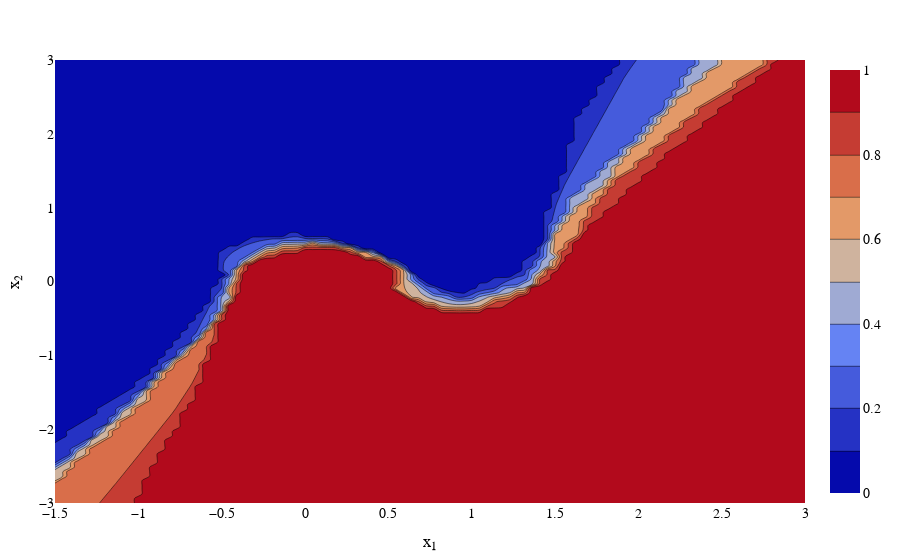

The code cell stored with this chart in its notebook:
### Markdown cell above
## Classification Visualization with a Contour Plot
For a more comprehensive visualization of the model.
One can used `heatmap` to evaluate the confidence of the model.
We use **MLJBase**'s `pdf` and `predict` to construct an array of probabilities a location is the `1` category.

**NOTE:** There is no test/train data split here.

### Code cell
using DataFrames, MLJBase, NearestNeighborModels, Random, PlotlyJS

function display_binary_probability_contour()
    Random.seed!(42) # for reproducibility
    X, y = make_moons(100; noise=0.1)
    
    knnc = KNNClassifier(weights = Inverse(); K=5)
    knnc_mach = machine(knnc, X, y)
    fit!(knnc_mach, rows=1:nrows(X))
    
    div_length=100
    x_divs = range(-1.5,stop=3,length=div_length)
    y_divs = range(-3,stop=3,length=div_length)
    
    z_values = pdf.(predict(knnc_mach, [(x1=x,x2=y) for x in x_divs for y in y_divs]),1)
    z_array = reshape(z_values, (div_length,div_length))
    prob_contour_trace = contour(x=x_divs, y=y_divs, z=z_array; colorscale="RdBu")
    
    layout = Layout(xaxis_title="x₁", yaxis_title="x₂", legend=attr(orientation='h'),
                    font=attr(family="Veranda", size=14,color="Black"))
    
    Plot([prob_contour_trace], layout)
end

display_binary_probability_contour()

### Figure 1 — Plotly figure (JSON) as saved in the notebook; plotly's stock layout.template omitted (floating-point values rounded to 4 significant figures; data arrays with more than 128 entries replaced by an {"elided": "..."} marker saying what was removed)
{"data": [{"colorscale": "RdBu", "transpose": true, "type": "contour", "x": [-1.5, -1.455, -1.409, -1.364, -1.318, -1.273, -1.227, -1.182, -1.136, -1.091, -1.045, -1, -0.9545, -0.9091, -0.8636, -0.8182, -0.7727, -0.7273, -0.6818, -0.6364, -0.5909, -0.5455, -0.5, -0.4545, -0.4091, -0.3636, -0.3182, -0.2727, -0.2273, -0.1818, -0.1364, -0.09091, -0.04545, 0, 0.04545, 0.09091, 0.1364, 0.1818, 0.2273, 0.2727, 0.3182, 0.3636, 0.4091, 0.4545, 0.5, 0.5455, 0.5909, 0.6364, 0.6818, 0.7273, 0.7727, 0.8182, 0.8636, 0.9091, 0.9545, 1, 1.045, 1.091, 1.136, 1.182, 1.227, 1.273, 1.318, 1.364, 1.409, 1.455, 1.5, 1.545, 1.591, 1.636, 1.682, 1.727, 1.773, 1.818, 1.864, 1.909, 1.955, 2, 2.045, 2.091, 2.136, 2.182, 2.227, 2.273, 2.318, 2.364, 2.409, 2.455, 2.5, 2.545, 2.591, 2.636, 2.682, 2.727, 2.773, 2.818, 2.864, 2.909, 2.955, 3], "y": [-3, -2.939, -2.879, -2.818, -2.758, -2.697, -2.636, -2.576, -2.515, -2.455, -2.394, -2.333, -2.273, -2.212, -2.152, -2.091, -2.03, -1.97, -1.909, -1.848, -1.788, -1.727, -1.667, -1.606, -1.545, -1.485, -1.424, -1.364, -1.303, -1.242, -1.182, -1.121, -1.061, -1, -0.9394, -0.8788, -0.8182, -0.7576, -0.697, -0.6364, -0.5758, -0.5152, -0.4545, -0.3939, -0.3333, -0.2727, -0.2121, -0.1515, -0.09091, -0.0303, 0.0303, 0.09091, 0.1515, 0.2121, 0.2727, 0.3333, 0.3939, 0.4545, 0.5152, 0.5758, 0.6364, 0.697, 0.7576, 0.8182, 0.8788, 0.9394, 1, 1.061, 1.121, 1.182, 1.242, 1.303, 1.364, 1.424, 1.485, 1.545, 1.606, 1.667, 1.727, 1.788, 1.848, 1.909, 1.97, 2.03, 2.091, 2.152, 2.212, 2.273, 2.333, 2.394, 2.455, 2.515, 2.576, 2.636, 2.697, 2.758, 2.818, 2.879, 2.939, 3], "z": {"elided": "100x100 float values"}}], "layout": {"font": {"color": "Black", "family": "Veranda", "size": 14}, "legend": {"orientation": "h"}, "margin": {"b": 50, "l": 50, "r": 50, "t": 60}, "xaxis": {"title": {"text": "x₁"}}, "yaxis": {"title": {"text": "x₂"}}}}
